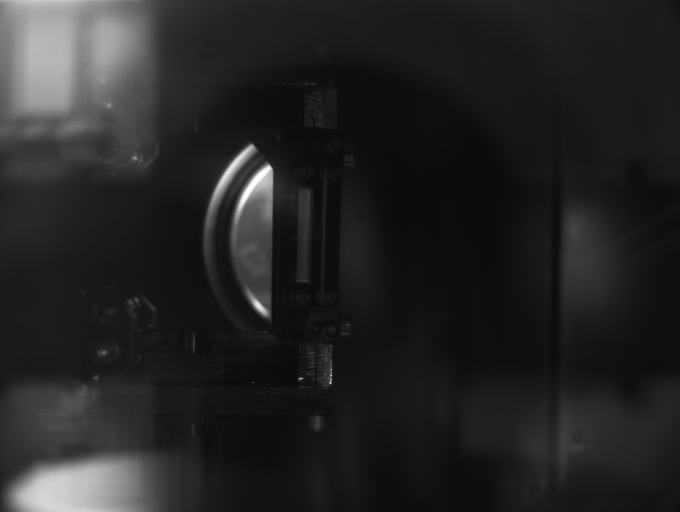
#> input picture IXS/fetchImg.jpg, 1360 x 1024 px (shown at 1/2 size); its folder holds only this picture in this run
$ python -i cvlib.py   (imports and definitions only)   (Python 2 division)   (older library calls are emulated)
#> lines starting #> are read from the running program, lines starting #| are printed output that depends on the picture; after the words box and inside, x2 and y2 are one past the last pixel; in counts of white or black regions, pixels touching at a corner belong together
#> further down, picture is the input picture: shape (1024, 1360, 3); min 7, max 255, mean 36.1
"""
BNL NSLS-2 Computer Vision Module
Author: William Watson
Date: 2016-7-14

This Module contains numerous functions designed to
help in the data manipulation of images on the Beam-lines within NSLS-2.
It Uses the numpy and cv2 libraries to construct a simple module to
make image processing and computer vision easier, faster, and more compact.
"""

# DEPENDENCIES
import cv2
import numpy as np
import sys
import time
from matplotlib import pyplot as plt
import matplotlib
from epics import caget, caput


# VERSION
__version__ = "0.5.4.1"
__opencv__ = cv2.__version__
__npversion__ = np.version.version
__sysver__ = sys.version
__matplotlibver__ = matplotlib.__version__


# GLOBAL VARS
colorMap_flag = {"autumn":0, "bone":1, "jet":2, "winter":3, "rainbow":4, "ocean":5, "summer":6, "spring":7, "cool":8, "hsv":9, "pink":10, "hot":11}
border_flag = {"constant":0, "reflect":2, "reflect101":4, "replicate":1, "default":4, "wrap":3}
EPICSTYPE = {1 : np.uint16 , 0 : np.uint8, 2:np.uint32, 3: np.uint64}
EPICSCOLOR = {0: "gray", 1: "bayer", 2: "RBG1"}

#######################################################################################

# EXPERIMENTAL SECTION - ALL NEW METHODS GO HERE FIRST FOR TESTING
#FIX FIX FIX

# METHODS KNOWN TO BE BROKEN / Need Further Looking!!!!!!!!!


# [33 lines left out: functions backgroundSubtract, enhance, not called in this run]


def watershed(img):
        """
        EXPERIMENTAL
        Image Segmenting - Watershed Algorithm

        Params:
	* img - image

        Returns:
	* Segmented img
        """
	tmp = img.copy()
	gray = cv2.cvtColor(tmp, cv2.COLOR_BGR2GRAY)
	ret, thresh = cv2.threshold(gray, 0, 255, cv2.THRESH_BINARY_INV+cv2.THRESH_OTSU)
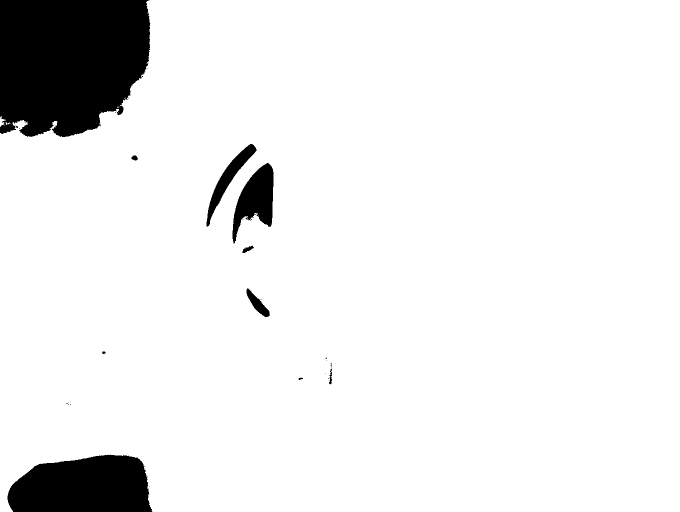
#> thresh: shape (1024, 1360) (shown at 1/2 size); 92% white; 30 black regions (20 under 20 px), largest, box (x1, y1, x2, y2) and area: (0, 0, 301, 274) 71470, (15, 909, 305, 1024) 27444, (465, 326, 547, 487) 6915
#> ret = 85
	kernel = np.ones((3,3), np.uint8)
	opening = cv2.morphologyEx(thresh, cv2.MORPH_OPEN, kernel, iterations=2)
#> opening: shape (1024, 1360); 92% white; 13 black regions (3 under 20 px), largest, box (x1, y1, x2, y2) and area: (0, 0, 301, 274) 71912, (15, 909, 305, 1024) 27499, (465, 326, 547, 487) 7009
	sure_bg = cv2.dilate(opening, kernel, iterations=3)
#> sure_bg: shape (1024, 1360); 92.6% white; 7 black regions (2 under 20 px), largest, box (x1, y1, x2, y2) and area: (0, 0, 297, 271) 69466, (18, 913, 301, 1024) 25913, (468, 331, 544, 475) 5453, (418, 292, 509, 435) 1897, (496, 583, 536, 630) 415
	dist_transform = cv2.distanceTransform(opening, cv2.cv.CV_DIST_L2, 5)
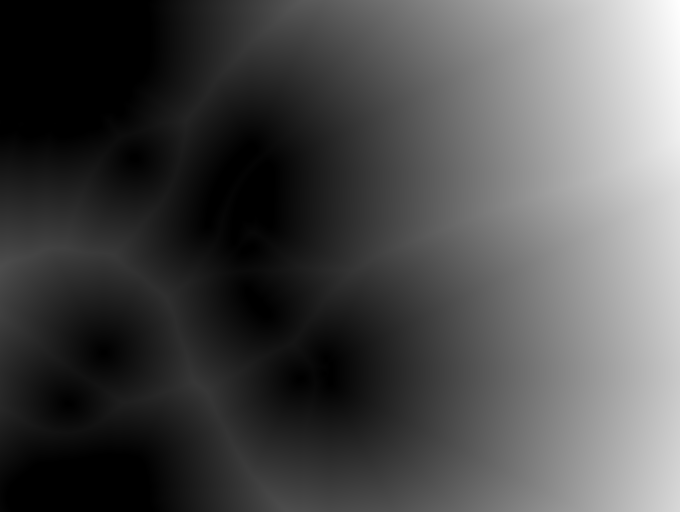
#> dist_transform: shape (1024, 1360) float32 (shown at 1/2 size); min 0, max 880.5, mean 264.2; drawn with min black and max white
	ret, sure_fg = cv2.threshold(dist_transform, 0.7*dist_transform.max(), 255, 0)
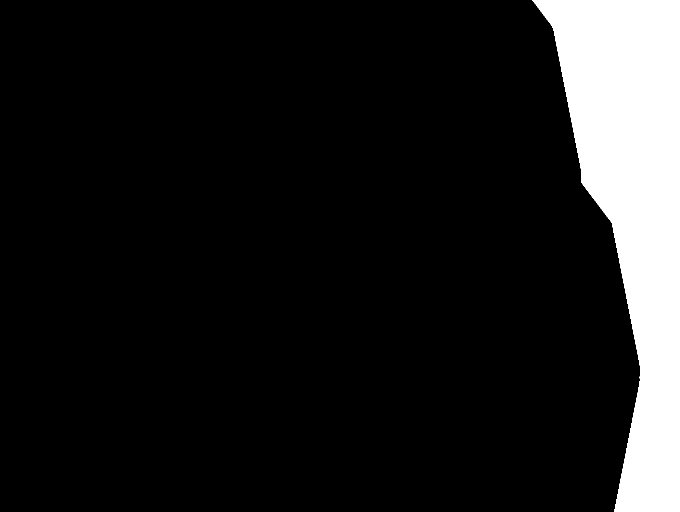
#> sure_fg: shape (1024, 1360) float32 (shown at 1/2 size); 11.4% white; 1 white region, box (x1, y1, x2, y2) and area: (1065, 0, 1360, 1024) 159024
#> ret = 616.4
	sure_fg = np.uint8(sure_fg)
	unknown = cv2.subtract(sure_bg, sure_fg)
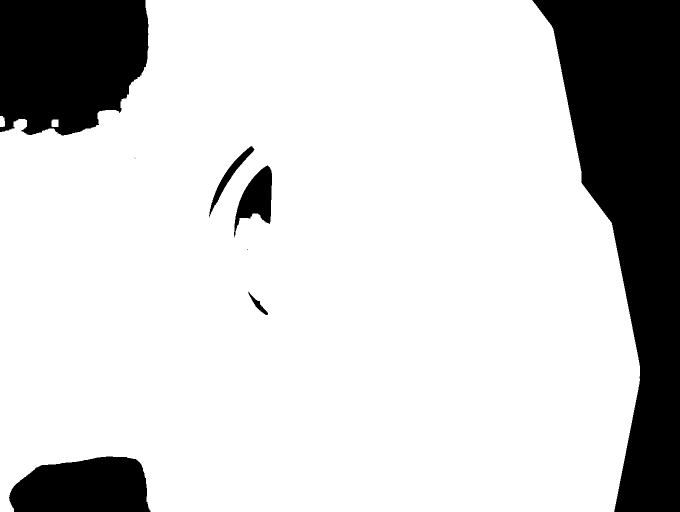
#> unknown: shape (1024, 1360) (shown at 1/2 size); 81.2% white; 8 black regions (2 under 20 px), largest, box (x1, y1, x2, y2) and area: (1065, 0, 1360, 1024) 159024, (0, 0, 297, 271) 69466, (18, 913, 301, 1024) 25913, (468, 331, 544, 475) 5453, (418, 292, 509, 435) 1897, (496, 583, 536, 630) 415
	ret, markers = cv2.connectedComponents(sure_fg) #IS THIS REALLY NOT IMPLEMENTED IN PYTHON?
#> ret = 2
	markers = markers+1
	markers[unknown==255] = 0
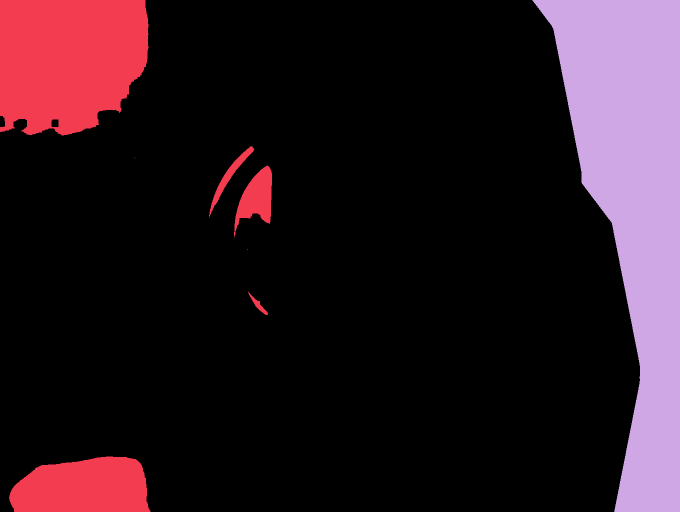
#> markers: shape (1024, 1360) int32 (shown at 1/2 size); 3 distinct labels, from 0 to 2; one colour per label, 0 black
	markers = cv2.watershed(tmp, markers)
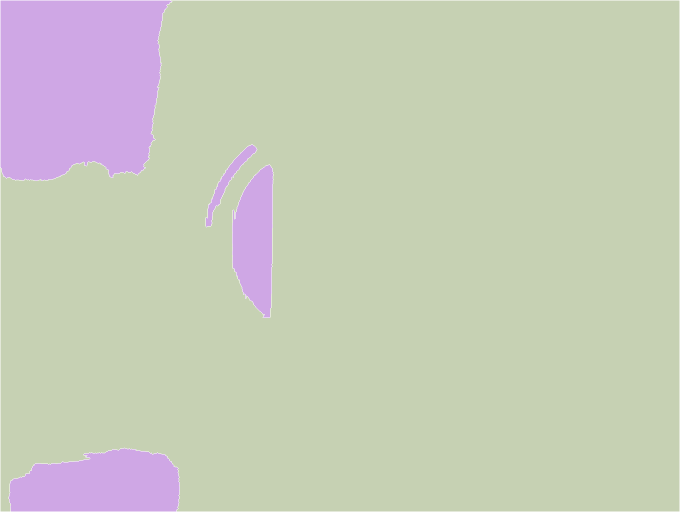
#> markers: shape (1024, 1360) int32 (shown at 1/2 size); 3 distinct labels, from -1 to 2; one colour per label, 0 black, -1 white
	tmp[markers == -1] = [255,0,0]
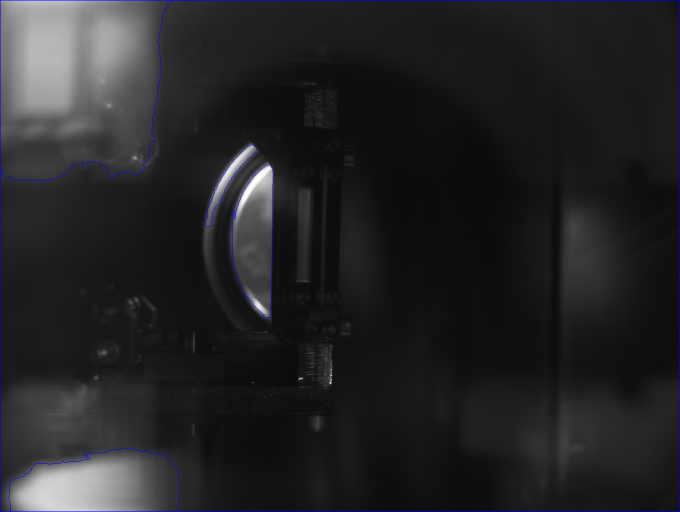
#> tmp: shape (1024, 1360, 3) (shown at 1/2 size); 0.51% of pixels changed, all inside (x1, y1, x2, y2) = (0, 0, 1360, 1024)
	return tmp


# [3186 lines left out: functions drawHarrisSubPixel, depthImg, sharpen, fetchImgEXP, coherenceFilter, gaborFilter and 170 more, not called in this run]

# End of File

>>> import cv2
>>> picture = cv2.imread('fetchImg.jpg')
>>> result = watershed(picture)

$ run again, on IXS/BPM1-0.jpg
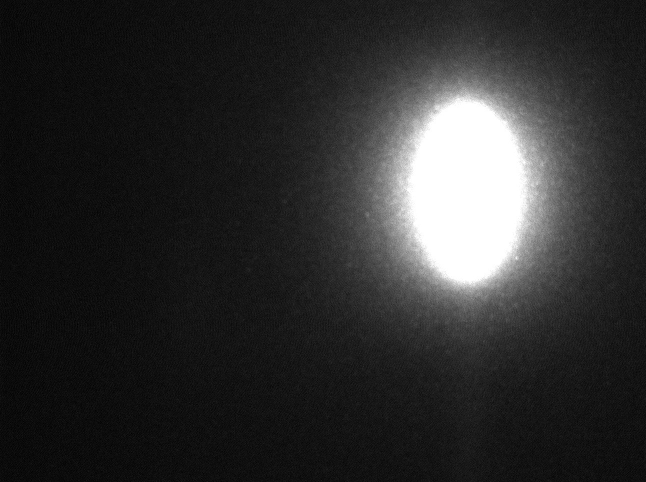
#> input picture IXS/BPM1-0.jpg, 1292 x 964 px (shown at 1/2 size)
#> picture is the input picture: shape (964, 1292, 3); min 0, max 255, mean 46.1
#> in watershed, `ret, thresh = cv2.threshold(gray, 0, 255, cv2.THRESH_BINARY_INV+cv2.TH..`:
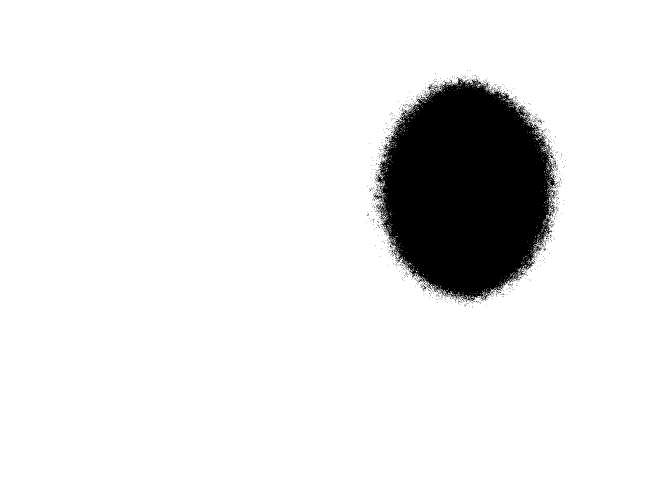
#> thresh: shape (964, 1292) (shown at 1/2 size); 90.7% white; 908 black regions (905 under 20 px), largest, box (x1, y1, x2, y2) and area: (747, 156, 1113, 604) 114652, (845, 572, 853, 581) 24, (1075, 239, 1084, 246) 23
#> in watershed, `ret, thresh = cv2.threshold(gray, 0, 255, cv2.THRESH_BINARY_INV+cv2.TH..`: ret = 122
#> opening: shape (964, 1292); 89.7% white; 116 black regions (112 under 20 px), largest, box (x1, y1, x2, y2) and area: (738, 149, 1127, 613) 127802, (741, 438, 750, 445) 34, (778, 225, 789, 231) 27, (734, 424, 738, 432) 21
#> sure_bg: shape (964, 1292); 90.3% white; 3 black regions (2 under 20 px), largest, box (x1, y1, x2, y2) and area: (750, 156, 1116, 602) 121151
#> in watershed, `ret, sure_fg = cv2.threshold(dist_transform, 0.7*dist_transform.max(),..`: ret = 613.8
#> unknown: shape (964, 1292); 77.1% white; 4 black regions (2 under 20 px), largest, box (x1, y1, x2, y2) and area: (0, 0, 332, 964) 163729, (750, 156, 1116, 602) 121151
#> in watershed, `ret, markers = cv2.connectedComponents(sure_fg)`: ret = 2
#> in watershed, `tmp[markers == -1] = [255,0,0]`:
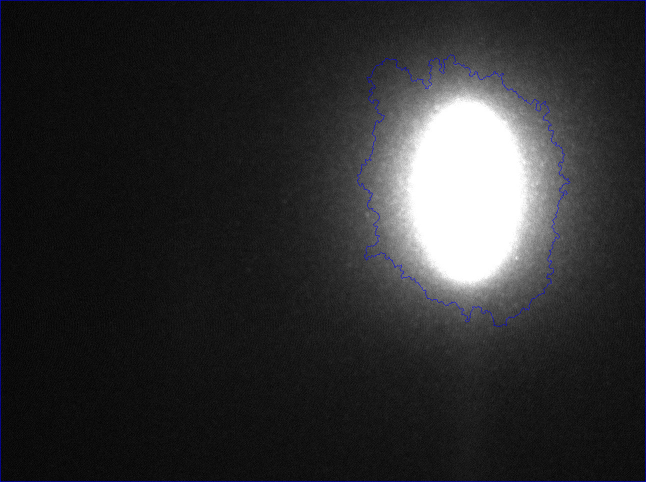
#> tmp: shape (964, 1292, 3) (shown at 1/2 size); 0.55% of pixels changed, all inside (x1, y1, x2, y2) = (0, 0, 1292, 964)
